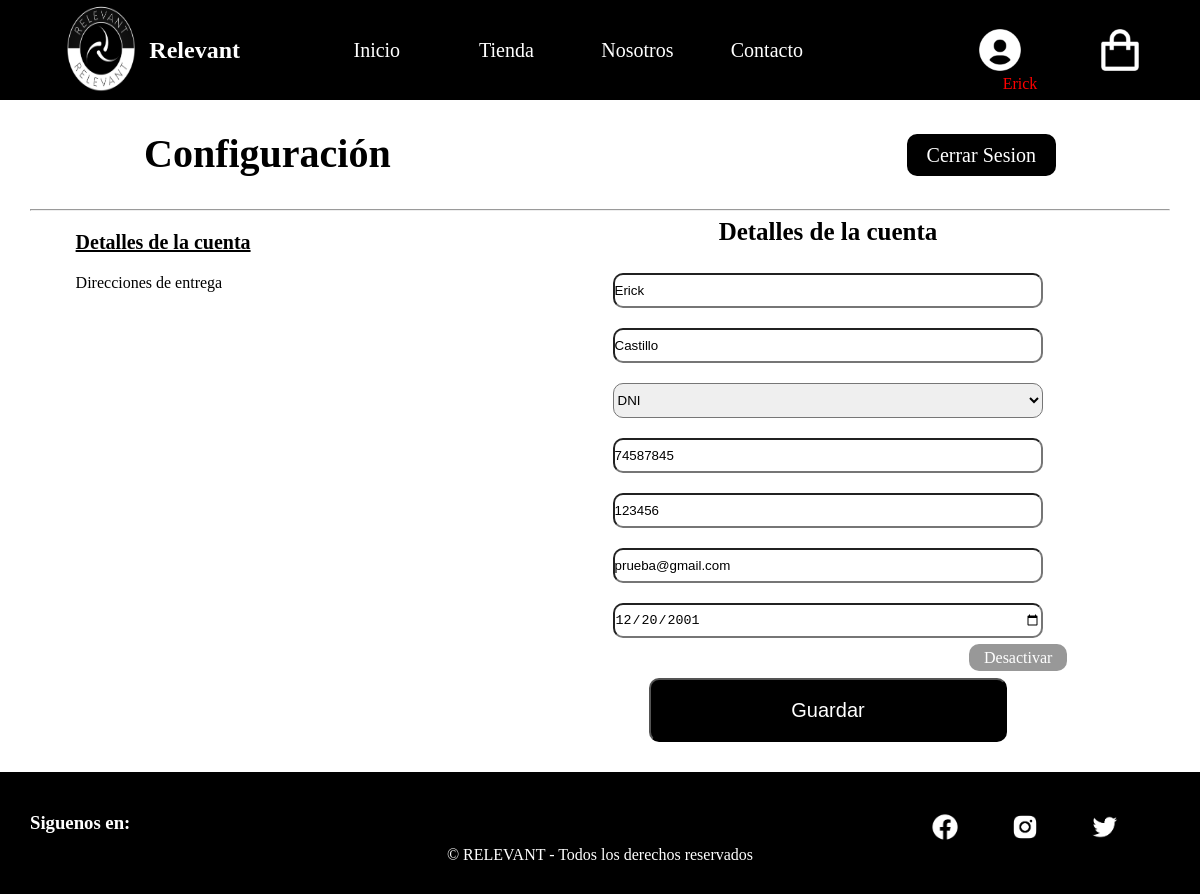
Screenshot of /conf_cuenta.php (signed in) with the database file from the repository.
### tables this page shows
CREATE TABLE `usuarios` (
  `id_usuario` int(11) NOT NULL,
  `correo` varchar(100) NOT NULL,
  `contraseña` varchar(100) NOT NULL,
  `nombre` varchar(100) NOT NULL,
  `apellido` varchar(100) NOT NULL,
  `numdocu` int(8) NOT NULL,
  `nacimiento` date NOT NULL,
  `genero` varchar(20) NOT NULL
);

### conf_cuenta.php (the view, shortened to what this page needs)
<?php include 'cabecera.php'; ?>
<?php
include './bd/conexion.php';
$consula_cliente = "SELECT * FROM usuarios WHERE id_usuario=" . $_SESSION['id'];
$resultado_usuario = mysqli_query($conexion, $consula_cliente);
while ($usuario_fila = mysqli_fetch_array($resultado_usuario)) {
  $nombre = $usuario_fila['nombre'];
  $apellido = $usuario_fila['apellido'];
  $numdocu = $usuario_fila['numdocu'];
  $contraseña = $usuario_fila['contraseña'];
  $correo = $usuario_fila['correo'];
  $nacimiento = $usuario_fila['nacimiento'];
}
?>
<link rel="stylesheet" href="css/style_conf_cuenta.css" />
<div class="contenedor">
  <div class="contenedor2">
    <div class="tg_confi">
      <div class="titu_conf">
        <h3>Configuración</h3>
      </div>
      <div class="btnCerrarSesion">
        <a href="controlador_cerrar_sesion.php">Cerrar Sesion</a>
      </div>
    </div>
    <hr />
    <div class="t_confi">
      <div class="dt_confi">
        <ul>
          <li>
            <a href="#" class="select">Detalles de la cuenta</a>
          </li>
          <li>
            <a href="conf_direccionenvio.php">Direcciones de entrega</a>
          </li>
        </ul>
      </div>
    </div>
    <div class="c_detallescuenta">
      <form action="form_procesar_conf_cuenta.php" method="POST">
        <div class="detalle">
          <h3>Detalles de la cuenta</h3>
          <div class="form_cuenta">
            <input type="text" name="nombre" placeholder="*Nombre" value="<?php echo $nombre ?>" /><br />
            <input type="text" name="apellidos" placeholder="*Apellido" value="<?php echo $apellido ?>" /><br />
            <select name="Tipo_documento" id="">
              <option>DNI</option>
            </select><br />
            <input type="text" name="documento" placeholder="*Número de documento" value="<?php echo $numdocu ?>" /><br />
            <input type="text" name="contrasena" placeholder="*Contraseña" value="<?php echo $contraseña ?>" /><br />
            <input type="email" name="correo" placeholder="*Correo electrónico" value="<?php echo $correo ?>" /><br />
            <input type="date" name="nacimiento" placeholder="*Fecha de nacimiento" value="<?php echo $nacimiento ?>" /><br />
          </div>
        </div>
        <div class="dc_botones">
          <div class="btn1">
            <a href="">Desactivar</a>
          </div>
          <div class="btn2">
            <button type="submit"><a href="index.php">Guardar</a></button>
          </div>
        </div>
      </form>
    </div>
  </div>
</div>
<?php include 'pie.php'; ?>

### cabecera.php (shortened to what this page needs)
<html>
<head>
  <link rel="stylesheet" href="css/style_menu.css" />
</head>
<body>
  <div class="cabecera" id="cabe">
    <div class="c_cabecera">
      <div class="logo">
        <img src="imagenes/logo.png" alt="" />
        <h2>Relevant</h2>
      </div>
      <div class="menu">
        <ul>
          <li><a href="index.php">Inicio</a></li>
          <li><a href="catalogo.php">Tienda</a></li>
          <li><a href="nosotros.php">Nosotros</a></li>
          <li><a href="contacto.php">Contacto</a></li>
        </ul>
      </div>
      <div class="menu_logo">
        <div class="btn_iniciar">
          <?php if (isset($_SESSION['nombre']) && isset($_SESSION['apellido'])) : ?>
            <a href="conf_cuenta.php"><img src="imagenes/logo_usuario.png" alt="" /></a>
          <?php else : ?>
            <a href="ini_sesion.php"><img src="imagenes/logo_usuario.png" alt="" /></a>
          <?php endif; ?>
        </div>
        <div class="btncarrito">
          <a href="carrito.php"><img src="imagenes/bolsa.png" alt="" /></a>
        </div>
        <span class="nombre_usuario">
          <?php
          if (isset($_SESSION['nombre']) && isset($_SESSION['apellido'])) {
            echo $_SESSION['nombre'];
          } else {
            echo "";
          }
          ?>
        </span>
      </div>
    </div>
  </div>

### pie.php (shortened to what this page needs)
<div class="pie">
  <div class="titulo">
    <h3>Siguenos en:</h3>
  </div>
  <div class="submenu">
    <ul>
      <li>
        <a href=""><img src="imagenes/fb.png" alt="" /></a>
      </li>
      <li>
        <a href=""><img src="imagenes/insta.png" alt="" /></a>
      </li>
      <li>
        <a href=""><img src="imagenes/twitter.png" alt="" /></a>
      </li>
    </ul>
  </div>
  <div class="derecho">
    <p>&copy; RELEVANT - Todos los derechos reservados</p>
  </div>
</div>
</body>
</html>

### css/style_menu.css (style rules this page uses)
* { margin: 0; padding: 0; }
.cabecera { width: 100%; height: 100px; background-color: #000000; }
.cabecera .logo { width: 20%; height: 100%; float: left; text-align: end; }
.cabecera .logo img { width: 40%; height: 100%; }
.cabecera .logo h2 { color: rgb(255, 255, 255); line-height: 100px; float: right; }
.cabecera .menu { width: 60%; float: left; height: 100%; }
.cabecera .menu ul { width: 90%; float: right; text-align: center; }
.cabecera .menu ul li { width: 20%; height: 100%; float: left; list-style: none; font-size: 20px; line-height: 100px; }
.cabecera .menu ul li a { color: white; text-decoration: none; padding-top: 39.2px; padding-bottom: 39.2px; padding-left: 30px; padding-right: 30px; }
.cabecera .menu_logo { width: 20%; float: left; height: 100%; overflow: auto; }
.cabecera .menu_logo .btncarrito { width: 50%; float: left; text-align: center; }
.cabecera .menu_logo .btn_iniciar { width: 50%; float: left; text-align: center; }
.cabecera .menu_logo img { width: 50px; height: 50px; margin-top: 25px; padding-right: 40px; }
.nombre_usuario { text-align: center; display: inline-block; width: 50%; clear: both; color: #ff0000; }
.pie { width: 95%; padding: 2.5%; background-color: rgb(0, 0, 0); overflow: auto; }
.pie .titulo { padding-top: 10px; width: 50%; float: left; }
.pie .titulo h3 { color: rgb(255, 255, 255); }
.pie .submenu { padding-top: 10px; width: 50%; float: right; }
.pie .submenu ul { list-style: none; float: right; }
.pie .submenu ul li { float: left; padding-right: 50px; }
.pie .submenu ul li img { width: 30px; height: 30px; }
.pie .derecho { width: 100%; text-align: center; color: rgb(255, 255, 255); clear: both; }

### css/style_conf_cuenta.css (style rules this page uses)
.contenedor { width: 100%; }
.contenedor .contenedor2 { width: 95%; padding: 2.5%; overflow: auto; }
.contenedor .tg_confi { width: 80%; padding-right: 10%; padding-left: 10%; padding-bottom: 2.5%; overflow: auto; }
.contenedor .tg_confi .titu_conf { width: 50%; float: left; }
.contenedor .tg_confi .btnCerrarSesion { width: 50%; float: right; text-align: end; height: 50px; }
.contenedor .tg_confi .btnCerrarSesion a { line-height: 50px; text-decoration: none; padding: 10px 20px; background-color: #000000; color: #ffffff; border-radius: 10px; font-size: 20px; }
.contenedor .tg_confi .titu_conf h3 { font-size: 40px; }
.contenedor .t_confi { width: 40%; float: left; }
.contenedor .t_confi .dt_confi { width: 80%; padding-left: 10%; padding-right: 10%; }
.contenedor .t_confi .dt_confi ul { list-style: none; }
.contenedor .t_confi .dt_confi ul li { text-decoration: none; margin-top: 20px; }
.contenedor .t_confi .dt_confi ul li a { text-decoration: none; color: rgb(0, 0, 0); }
.contenedor .t_confi .dt_confi .select { font-size: 20px; text-decoration: underline; font-weight: bold; }
.contenedor .c_detallescuenta { width: 60%; float: right; }
.c_detallescuenta .detalle { width: 70%; padding-left: 15%; padding-right: 15%; text-align: center; }
.c_detallescuenta .detalle .form_cuenta input { width: 90%; height: 35px; margin-top: 20px; border-radius: 10px; }
.c_detallescuenta .detalle .form_cuenta select { width: 90%; height: 35px; margin-top: 20px; border-radius: 10px; }
.c_detallescuenta .detalle h3 { font-size: 25px; padding: 1.5%; }
.c_detallescuenta .dc_botones { width: 70%; padding-left: 15%; padding-right: 15%; }
.c_detallescuenta .dc_botones .btn1 { text-align: right; }
.c_detallescuenta .dc_botones .btn1 a { background-color: rgb(152, 152, 152); color: rgb(255, 255, 255); text-decoration: none; line-height: 40px; padding-top: 5px; padding-bottom: 5px; padding-left: 15px; padding-right: 15px; border-radius: 10px; }
.c_detallescuenta .dc_botones .btn2 { text-align: center; }
.c_detallescuenta .dc_botones .btn2 a { text-decoration: none; color: #ffffff; }
.c_detallescuenta .dc_botones .btn2 button { background-color: rgb(0, 0, 0); font-size: 20px; line-height: 40px; padding: 10px 140px; border-radius: 10px; cursor: pointer; color: #ffffff; }

### rows the page displays
usuarios: nombre "Erick", apellidos "Castillo", documento "74587845", contrasena "123456", correo "prueba@gmail.com", nacimiento "12/20/2001"

### other values shown
$_SESSION['nombre'] "Erick"
